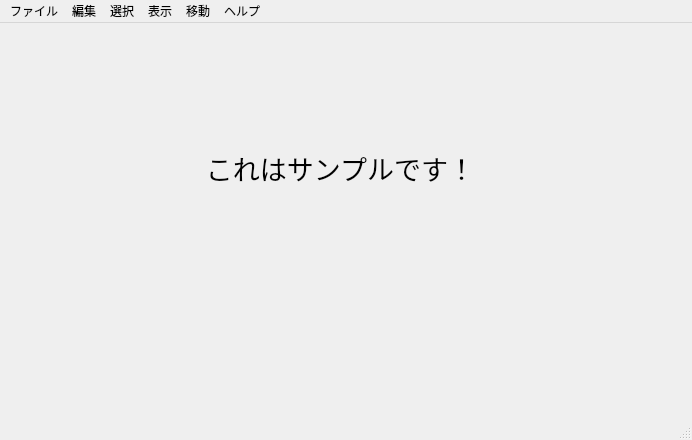
<?xml version="1.0" encoding="UTF-8"?>
<ui version="4.0">
 <class>MainWindow</class>
 <widget class="QMainWindow" name="MainWindow">
  <property name="geometry">
   <rect>
    <x>0</x>
    <y>0</y>
    <width>692</width>
    <height>440</height>
   </rect>
  </property>
  <property name="windowTitle">
   <string>MainWindow</string>
  </property>
  <widget class="QWidget" name="centralwidget">
   <widget class="QLabel" name="label">
    <property name="geometry">
     <rect>
      <x>170</x>
      <y>110</y>
      <width>341</width>
      <height>70</height>
     </rect>
    </property>
    <property name="font">
     <font>
      <family>Noto Sans CJK JP Medium</family>
      <pointsize>20</pointsize>
     </font>
    </property>
    <property name="text">
     <string>これはサンプルです！</string>
    </property>
    <property name="alignment">
     <set>Qt::AlignCenter</set>
    </property>
   </widget>
  </widget>
  <widget class="QMenuBar" name="menubar">
   <property name="geometry">
    <rect>
     <x>0</x>
     <y>0</y>
     <width>692</width>
     <height>26</height>
    </rect>
   </property>
   <widget class="QMenu" name="menuFile">
    <property name="title">
     <string>ファイル</string>
    </property>
    <addaction name="actionnew"/>
    <addaction name="actionSave"/>
    <addaction name="actionExit"/>
   </widget>
   <widget class="QMenu" name="menuEdit">
    <property name="title">
     <string>編集</string>
    </property>
    <addaction name="actionCut"/>
    <addaction name="actionCopy"/>
    <addaction name="actionPaste"/>
   </widget>
   <widget class="QMenu" name="menu_2">
    <property name="title">
     <string>選択</string>
    </property>
   </widget>
   <widget class="QMenu" name="menu_4">
    <property name="title">
     <string>表示</string>
    </property>
   </widget>
   <widget class="QMenu" name="menu">
    <property name="title">
     <string>移動</string>
    </property>
   </widget>
   <widget class="QMenu" name="menu_3">
    <property name="title">
     <string>ヘルプ</string>
    </property>
   </widget>
   <addaction name="menuFile"/>
   <addaction name="menuEdit"/>
   <addaction name="menu_2"/>
   <addaction name="menu_4"/>
   <addaction name="menu"/>
   <addaction name="menu_3"/>
  </widget>
  <widget class="QStatusBar" name="statusbar"/>
  <action name="actionnew">
   <property name="text">
    <string>新規ファイル</string>
   </property>
   <property name="shortcut">
    <string>Ctrl+N</string>
   </property>
  </action>
  <action name="actionSave">
   <property name="text">
    <string>保存</string>
   </property>
   <property name="shortcut">
    <string>Ctrl+S</string>
   </property>
  </action>
  <action name="actionExit">
   <property name="text">
    <string>終了</string>
   </property>
   <property name="iconText">
    <string>終了</string>
   </property>
   <property name="shortcut">
    <string>Alt+Q</string>
   </property>
  </action>
  <action name="actionCut">
   <property name="text">
    <string>切り取り</string>
   </property>
   <property name="shortcut">
    <string>Ctrl+X</string>
   </property>
  </action>
  <action name="actionCopy">
   <property name="text">
    <string>コピー</string>
   </property>
   <property name="shortcut">
    <string>Ctrl+C</string>
   </property>
  </action>
  <action name="actionPaste">
   <property name="text">
    <string>貼り付け</string>
   </property>
   <property name="shortcut">
    <string>Ctrl+V</string>
   </property>
  </action>
 </widget>
 <resources/>
 <connections/>
</ui>
